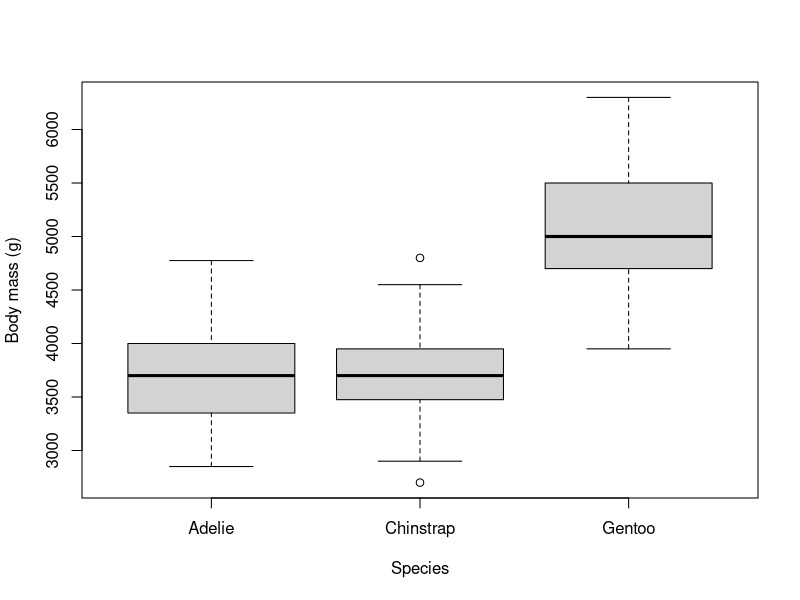

The R script that drew this image:
## ---- chunk 1
#| message: false
#| warning: false

library(palmerpenguins)

penguins_clean <- na.omit(
  penguins[, c(
    "species",
    "island",
    "bill_length_mm",
    "flipper_length_mm",
    "body_mass_g"
  )]
)

head(penguins_clean)
## ---- chunk 2
species_summary <- aggregate(
  cbind(body_mass_g, flipper_length_mm) ~ species,
  data = penguins_clean,
  FUN = mean
)

species_summary
## ---- chunk 3
species_counts <- table(penguins_clean$species)

species_counts
## ---- chunk 4
#| label: fig-penguin-mass
#| fig-cap: "Body mass of Palmer penguins by species."

boxplot(
  body_mass_g ~ species,
  data = penguins_clean,
  xlab = "Species",
  ylab = "Body mass (g)"
)
